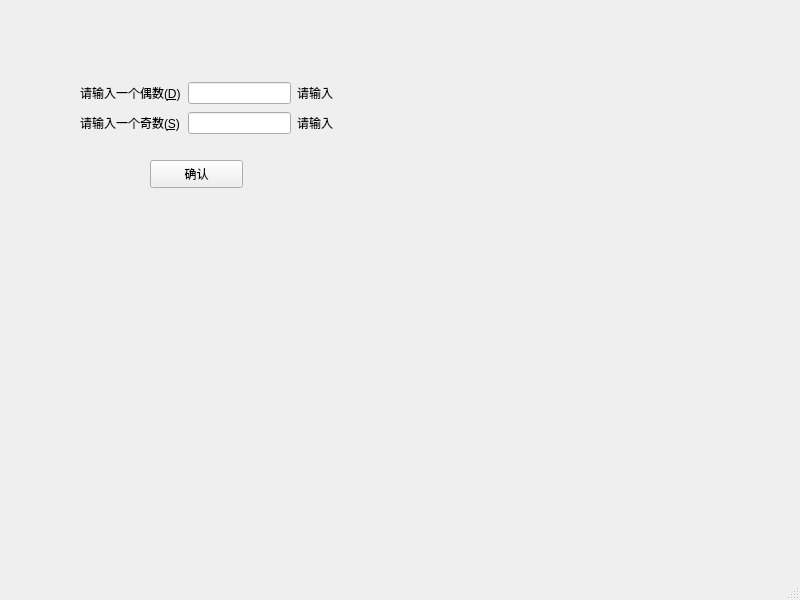
<?xml version="1.0" encoding="UTF-8"?>
<ui version="4.0">
 <class>MainWindow</class>
 <widget class="QMainWindow" name="MainWindow">
  <property name="geometry">
   <rect>
    <x>0</x>
    <y>0</y>
    <width>800</width>
    <height>600</height>
   </rect>
  </property>
  <property name="windowTitle">
   <string>MainWindow</string>
  </property>
  <widget class="QWidget" name="centralwidget">
   <widget class="QPushButton" name="pushButton">
    <property name="geometry">
     <rect>
      <x>150</x>
      <y>160</y>
      <width>93</width>
      <height>28</height>
     </rect>
    </property>
    <property name="text">
     <string>确认</string>
    </property>
   </widget>
   <widget class="QWidget" name="layoutWidget">
    <property name="geometry">
     <rect>
      <x>80</x>
      <y>80</y>
      <width>421</width>
      <height>57</height>
     </rect>
    </property>
    <layout class="QGridLayout" name="gridLayout">
     <item row="0" column="1">
      <widget class="QLineEdit" name="dLineEdit">
       <property name="sizePolicy">
        <sizepolicy hsizetype="Expanding" vsizetype="Fixed">
         <horstretch>1</horstretch>
         <verstretch>0</verstretch>
        </sizepolicy>
       </property>
      </widget>
     </item>
     <item row="0" column="0">
      <widget class="QLabel" name="dLable">
       <property name="sizePolicy">
        <sizepolicy hsizetype="Expanding" vsizetype="Preferred">
         <horstretch>1</horstretch>
         <verstretch>0</verstretch>
        </sizepolicy>
       </property>
       <property name="text">
        <string>请输入一个偶数(&amp;D)</string>
       </property>
       <property name="buddy">
        <cstring>dLineEdit</cstring>
       </property>
      </widget>
     </item>
     <item row="1" column="0">
      <widget class="QLabel" name="sLable">
       <property name="text">
        <string>请输入一个奇数(&amp;S)</string>
       </property>
       <property name="buddy">
        <cstring>sLineEdit</cstring>
       </property>
      </widget>
     </item>
     <item row="0" column="2">
      <widget class="QLabel" name="dOutLabel">
       <property name="sizePolicy">
        <sizepolicy hsizetype="Expanding" vsizetype="Preferred">
         <horstretch>2</horstretch>
         <verstretch>0</verstretch>
        </sizepolicy>
       </property>
       <property name="minimumSize">
        <size>
         <width>55</width>
         <height>0</height>
        </size>
       </property>
       <property name="lineWidth">
        <number>1</number>
       </property>
       <property name="text">
        <string>请输入</string>
       </property>
      </widget>
     </item>
     <item row="1" column="1">
      <widget class="QLineEdit" name="sLineEdit"/>
     </item>
     <item row="1" column="2">
      <widget class="QLabel" name="label_2">
       <property name="text">
        <string>请输入</string>
       </property>
      </widget>
     </item>
    </layout>
   </widget>
  </widget>
  <widget class="QMenuBar" name="menubar">
   <property name="geometry">
    <rect>
     <x>0</x>
     <y>0</y>
     <width>800</width>
     <height>26</height>
    </rect>
   </property>
  </widget>
  <widget class="QStatusBar" name="statusbar"/>
 </widget>
 <resources/>
 <connections/>
</ui>
